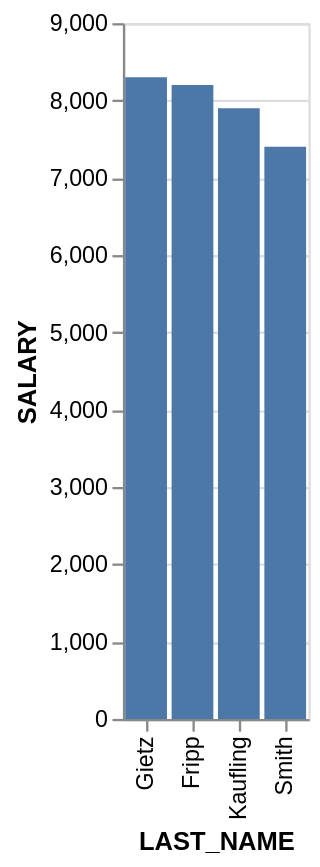

Source (Vega-Lite JSON):
### Vega-Lite specification from a JSON file in a GitHub repository (floating-point values rounded to 4 significant figures)
{"data": {"values": [{"x_data": "Gietz", "y_data": 8300}, {"x_data": "Fripp", "y_data": 8200}, {"x_data": "Kaufling", "y_data": 7900}, {"x_data": "Smith", "y_data": 7400}]}, "mark": "bar", "encoding": {"x": {"field": "x_data", "type": "nominal", "title": "LAST_NAME", "sort": {"op": "sum", "field": "y_data", "order": "descending"}}, "y": {"field": "y_data", "type": "quantitative", "title": "SALARY"}}}
